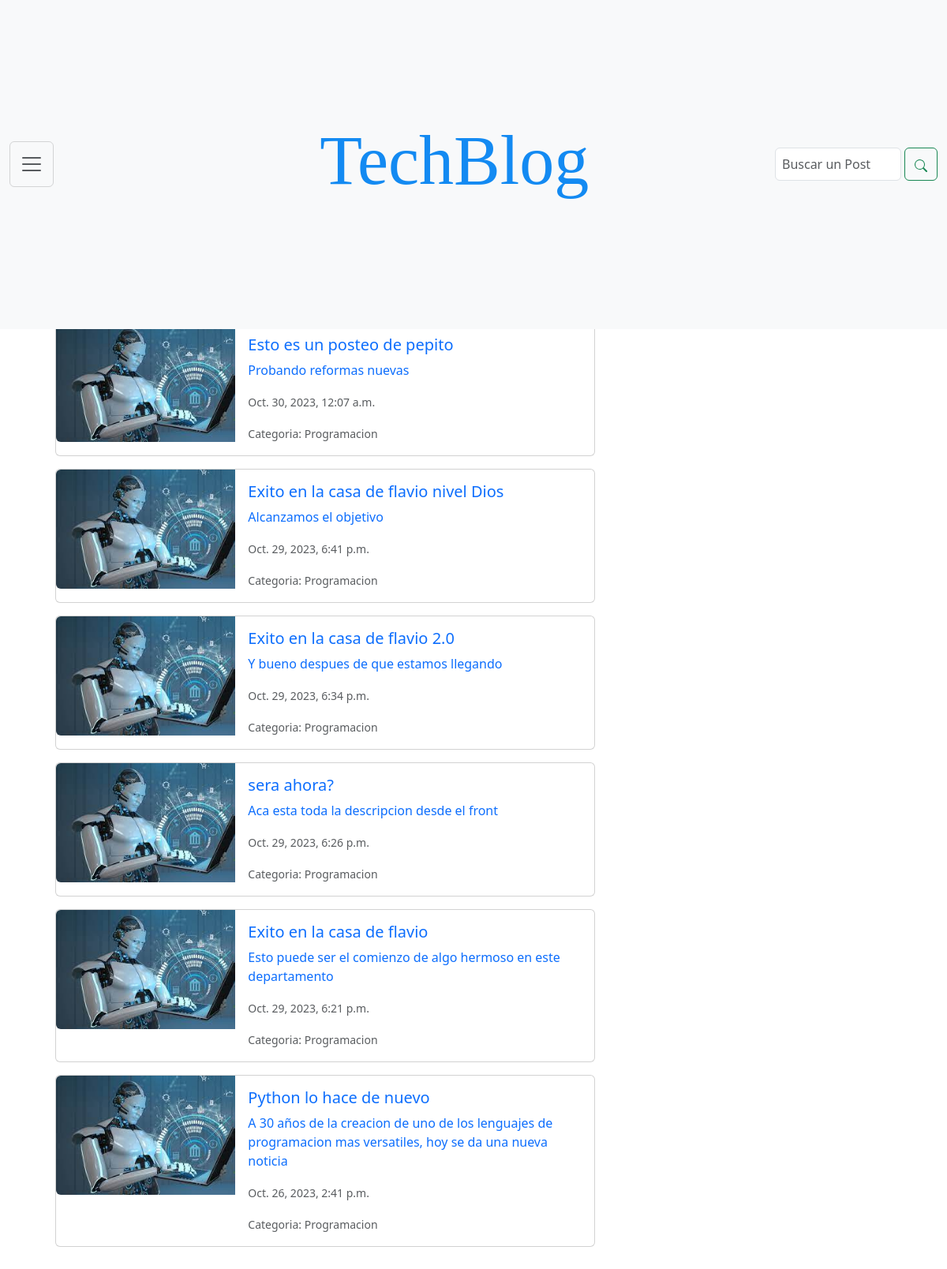
The page /inicio_blog/ on the database its author committed.
### inicio_blog/models.py (models this page shows, shortened)
class Posteos(models.Model):
    titulo_posteo = models.CharField(max_length=100)
    descripcion_posteo = models.CharField(max_length=120)
    redaccion_posteo = models.TextField()
    autor_posteo = models.ForeignKey(User, on_delete=models.CASCADE)
    fecha_posteo = models.DateTimeField(auto_now_add=True)
    CATEGORIAS = [
        ('Programacion', 'Programación'),
        ('Robotica', 'Robótica'),
        ('Inteligencia Artificial', 'Inteligencia Artificial'),
    ]
    categoria_posteo = models.CharField(
        max_length=25,
        choices=CATEGORIAS,
        default='Programacion',
    )

### inicio_blog/views.py (the view)
# urls.py: path('inicio_blog/', views.inicio_blog, name='inicio_blog'),
def inicio_blog(request):
    busqueda_especifica = request.GET.get('titulo_posteo')
    if busqueda_especifica:
        lista_posteos = Posteos.objects.filter(
            titulo_posteo__icontains=busqueda_especifica)
    else:
        lista_posteos = Posteos.objects.all().order_by('-fecha_posteo')
    return render(request, 'inicio_blog/index.html', {'lista_posteos': lista_posteos})

### inicio_blog/templates/inicio_blog/index.html
{% extends "base.html" %}
{% load static %}
{% block content %}
    <main class="contanier contenedor-main d-f">
        <section class="row contenedor-section p-20 col-md-9">
            {% if lista_posteos %}
                {% for posteo in lista_posteos %}
                    <article class="conteiner-article">
                        <div class="card mb-3" style="max-width: 90%;">
                            <a href="{{ posteo.id }}">
                                <div class="row g-0">
                                    <div class="col-md-4">
                                        <img src={% static "assets/img/inicio_blog/img-tecno1.jfif" %} class="img-fluid rounded-start" alt="...">
                                    </div>
                                    <div class="col-md-8">
                                        <div class="card-body">
                                            <h5 class="card-title">{{ posteo.titulo_posteo }}</h5>
                                            <p class="card-text">{{ posteo.descripcion_posteo }}</p>
                                            <p class="card-text"><small class="text-body-secondary">{{ posteo.fecha_posteo }}</small></p>
                                            <p class="card-text"><small class="text-body-secondary">Categoria: {{ posteo.categoria_posteo }}</small></p>
                                        </div>
                                    </div>
                                </div>
                            </a>
                        </div>
                    </article>
                {% endfor %}
                {% else %}
                <h3>No se encontraron resultados para dicha búsqueda.</h3>
            {% endif %}
        </section>
        <aside class="container container-aside">
            <ul class="row list-group">
                <li class="list-group-item active col-md-10" aria-current="true">Todo</li>
                <li class="list-group-item col-md-10"><a href="#" name="Programación">Programación</a></li>
                <li class="list-group-item col-md-10"><a href="#" name="Robótica">Robótica</a></li>
                <li class="list-group-item col-md-10"><a href="#" name="Matemáticas">Inteligencia Artificial</a></li>
            </ul>
        </aside>
    </main>
{% endblock %}

### inicio_blog/static/css/styles.css (style rules this page uses)
a { text-decoration: none; font-style: inherit; }
html body ul { list-style-type: none; }
img, picture, video, iframe { max-width: 100%; width: 100%; display: block; }
.contenedor-main { margin-top: 6.5rem; padding: 4%; display: flex; }
.contenedor-section { padding: 2%; }
.container-aside { margin-top: 5%; }

### rows shown on the page
Posteos: titulo_posteo "Esto es un posteo de pepito", descripcion_posteo "Probando reformas nuevas", fecha_posteo "Oct. 30, 2023, 12:07 a.m.", categoria_posteo "Programacion"
Posteos: titulo_posteo "Exito en la casa de flavio nivel Dios", descripcion_posteo "Alcanzamos el objetivo", fecha_posteo "Oct. 29, 2023, 6:41 p.m.", categoria_posteo "Programacion"
Posteos: titulo_posteo "Exito en la casa de flavio 2.0", descripcion_posteo "Y bueno despues de que estamos llegando", fecha_posteo "Oct. 29, 2023, 6:34 p.m.", categoria_posteo "Programacion"
Posteos: titulo_posteo "sera ahora?", descripcion_posteo "Aca esta toda la descripcion desde el front", fecha_posteo "Oct. 29, 2023, 6:26 p.m.", categoria_posteo "Programacion"
Posteos: titulo_posteo "Exito en la casa de flavio", descripcion_posteo "Esto puede ser el comienzo de algo hermoso en este departamento", fecha_posteo "Oct. 29, 2023, 6:21 p.m.", categoria_posteo "Programacion"
Posteos: titulo_posteo "Python lo hace de nuevo", descripcion_posteo "A 30 años de la creacion de uno de los lenguajes de programacion mas versatiles, hoy se da una nueva noticia", fecha_posteo "Oct. 26, 2023, 2:41 p.m.", categoria_posteo "Programacion"
